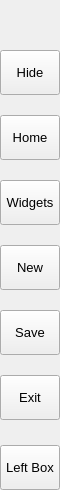
        <widget class="QFrame" name="leftMenuBg">
         <property name="minimumSize">
          <size>
           <width>60</width>
           <height>0</height>
          </size>
         </property>
         <property name="maximumSize">
          <size>
           <width>60</width>
           <height>16777215</height>
          </size>
         </property>
         <property name="frameShape">
          <enum>QFrame::NoFrame</enum>
         </property>
         <property name="frameShadow">
          <enum>QFrame::Raised</enum>
         </property>
         <layout class="QVBoxLayout" name="verticalLayout_3">
          <property name="spacing">
           <number>0</number>
          </property>
          <property name="leftMargin">
           <number>0</number>
          </property>
          <property name="topMargin">
           <number>0</number>
          </property>
          <property name="rightMargin">
           <number>0</number>
          </property>
          <property name="bottomMargin">
           <number>0</number>
          </property>
          <item>
           <widget class="QFrame" name="topLogoInfo">
            <property name="minimumSize">
             <size>
              <width>0</width>
              <height>50</height>
             </size>
            </property>
            <property name="maximumSize">
             <size>
              <width>16777215</width>
              <height>50</height>
             </size>
            </property>
            <property name="frameShape">
             <enum>QFrame::NoFrame</enum>
            </property>
            <property name="frameShadow">
             <enum>QFrame::Raised</enum>
            </property>
            <widget class="QFrame" name="topLogo">
             <property name="geometry">
              <rect>
               <x>10</x>
               <y>5</y>
               <width>42</width>
               <height>42</height>
              </rect>
             </property>
             <property name="minimumSize">
              <size>
               <width>42</width>
               <height>42</height>
              </size>
             </property>
             <property name="maximumSize">
              <size>
               <width>42</width>
               <height>42</height>
              </size>
             </property>
             <property name="frameShape">
              <enum>QFrame::NoFrame</enum>
             </property>
             <property name="frameShadow">
              <enum>QFrame::Raised</enum>
             </property>
            </widget>
            <widget class="QLabel" name="titleLeftApp">
             <property name="geometry">
              <rect>
               <x>70</x>
               <y>8</y>
               <width>160</width>
               <height>20</height>
              </rect>
             </property>
             <property name="font">
              <font>
               <family>Segoe UI Semibold</family>
               <pointsize>12</pointsize>
               <weight>7</weight>
               <italic>false</italic>
               <bold>false</bold>
              </font>
             </property>
             <property name="text">
              <string>PyDracula</string>
             </property>
             <property name="alignment">
              <set>Qt::AlignLeading|Qt::AlignLeft|Qt::AlignTop</set>
             </property>
            </widget>
            <widget class="QLabel" name="titleLeftDescription">
             <property name="geometry">
              <rect>
               <x>70</x>
               <y>27</y>
               <width>160</width>
               <height>16</height>
              </rect>
             </property>
             <property name="maximumSize">
              <size>
               <width>16777215</width>
               <height>16</height>
              </size>
             </property>
             <property name="font">
              <font>
               <family>Segoe UI</family>
               <pointsize>8</pointsize>
               <weight>50</weight>
               <italic>false</italic>
               <bold>false</bold>
              </font>
             </property>
             <property name="text">
              <string>Modern GUI / Flat Style</string>
             </property>
             <property name="alignment">
              <set>Qt::AlignLeading|Qt::AlignLeft|Qt::AlignTop</set>
             </property>
            </widget>
           </widget>
          </item>
          <item>
           <widget class="QFrame" name="leftMenuFrame">
            <property name="frameShape">
             <enum>QFrame::NoFrame</enum>
            </property>
            <property name="frameShadow">
             <enum>QFrame::Raised</enum>
            </property>
            <layout class="QVBoxLayout" name="verticalMenuLayout">
             <property name="spacing">
              <number>0</number>
             </property>
             <property name="leftMargin">
              <number>0</number>
             </property>
             <property name="topMargin">
              <number>0</number>
             </property>
             <property name="rightMargin">
              <number>0</number>
             </property>
             <property name="bottomMargin">
              <number>0</number>
             </property>
             <item>
              <widget class="QFrame" name="toggleBox">
               <property name="maximumSize">
                <size>
                 <width>16777215</width>
                 <height>45</height>
                </size>
               </property>
               <property name="frameShape">
                <enum>QFrame::NoFrame</enum>
               </property>
               <property name="frameShadow">
                <enum>QFrame::Raised</enum>
               </property>
               <layout class="QVBoxLayout" name="verticalLayout_4">
                <property name="spacing">
                 <number>0</number>
                </property>
                <property name="leftMargin">
                 <number>0</number>
                </property>
                <property name="topMargin">
                 <number>0</number>
                </property>
                <property name="rightMargin">
                 <number>0</number>
                </property>
                <property name="bottomMargin">
                 <number>0</number>
                </property>
                <item>
                 <widget class="QPushButton" name="toggleButton">
                  <property name="sizePolicy">
                   <sizepolicy hsizetype="Expanding" vsizetype="Fixed">
                    <horstretch>0</horstretch>
                    <verstretch>0</verstretch>
                   </sizepolicy>
                  </property>
                  <property name="minimumSize">
                   <size>
                    <width>0</width>
                    <height>45</height>
                   </size>
                  </property>
                  <property name="font">
                   <font>
                    <family>Segoe UI</family>
                    <pointsize>10</pointsize>
                    <weight>50</weight>
                    <italic>false</italic>
                    <bold>false</bold>
                   </font>
                  </property>
                  <property name="cursor">
                   <cursorShape>PointingHandCursor</cursorShape>
                  </property>
                  <property name="layoutDirection">
                   <enum>Qt::LeftToRight</enum>
                  </property>
                  <property name="styleSheet">
                   <string notr="true">background-image: url(:/icons/images/icons/icon_menu.png);</string>
                  </property>
                  <property name="text">
                   <string>Hide</string>
                  </property>
                 </widget>
                </item>
               </layout>
              </widget>
             </item>
             <item alignment="Qt::AlignTop">
              <widget class="QFrame" name="topMenu">
               <property name="minimumSize">
                <size>
                 <width>0</width>
                 <height>350</height>
                </size>
               </property>
               <property name="frameShape">
                <enum>QFrame::NoFrame</enum>
               </property>
               <property name="frameShadow">
                <enum>QFrame::Raised</enum>
               </property>
               <layout class="QVBoxLayout" name="verticalLayout_8">
                <property name="spacing">
                 <number>0</number>
                </property>
                <property name="leftMargin">
                 <number>0</number>
                </property>
                <property name="topMargin">
                 <number>0</number>
                </property>
                <property name="rightMargin">
                 <number>0</number>
                </property>
                <property name="bottomMargin">
                 <number>0</number>
                </property>
                <item>
                 <widget class="QPushButton" name="btn_home">
                  <property name="sizePolicy">
                   <sizepolicy hsizetype="Expanding" vsizetype="Fixed">
                    <horstretch>0</horstretch>
                    <verstretch>0</verstretch>
                   </sizepolicy>
                  </property>
                  <property name="minimumSize">
                   <size>
                    <width>0</width>
                    <height>45</height>
                   </size>
                  </property>
                  <property name="font">
                   <font>
                    <family>Segoe UI</family>
                    <pointsize>10</pointsize>
                    <weight>50</weight>
                    <italic>false</italic>
                    <bold>false</bold>
                   </font>
                  </property>
                  <property name="cursor">
                   <cursorShape>PointingHandCursor</cursorShape>
                  </property>
                  <property name="layoutDirection">
                   <enum>Qt::LeftToRight</enum>
                  </property>
                  <property name="styleSheet">
                   <string notr="true">background-image: url(:/icons/images/icons/cil-voice-over-record.png)</string>
                  </property>
                  <property name="text">
                   <string>Home</string>
                  </property>
                 </widget>
                </item>
                <item>
                 <widget class="QPushButton" name="btn_widgets">
                  <property name="sizePolicy">
                   <sizepolicy hsizetype="Expanding" vsizetype="Fixed">
                    <horstretch>0</horstretch>
                    <verstretch>0</verstretch>
                   </sizepolicy>
                  </property>
                  <property name="minimumSize">
                   <size>
                    <width>0</width>
                    <height>45</height>
                   </size>
                  </property>
                  <property name="font">
                   <font>
                    <family>Segoe UI</family>
                    <pointsize>10</pointsize>
                    <weight>50</weight>
                    <italic>false</italic>
                    <bold>false</bold>
                   </font>
                  </property>
                  <property name="cursor">
                   <cursorShape>PointingHandCursor</cursorShape>
                  </property>
                  <property name="layoutDirection">
                   <enum>Qt::LeftToRight</enum>
                  </property>
                  <property name="styleSheet">
                   <string notr="true">background-image:url(:/icons/images/icons/cil-loop.png)</string>
                  </property>
                  <property name="text">
                   <string>Widgets</string>
                  </property>
                 </widget>
                </item>
                <item>
                 <widget class="QPushButton" name="btn_new">
                  <property name="sizePolicy">
                   <sizepolicy hsizetype="Expanding" vsizetype="Fixed">
                    <horstretch>0</horstretch>
                    <verstretch>0</verstretch>
                   </sizepolicy>
                  </property>
                  <property name="minimumSize">
                   <size>
                    <width>0</width>
                    <height>45</height>
                   </size>
                  </property>
                  <property name="font">
                   <font>
                    <family>Segoe UI</family>
                    <pointsize>10</pointsize>
                    <weight>50</weight>
                    <italic>false</italic>
                    <bold>false</bold>
                   </font>
                  </property>
                  <property name="cursor">
                   <cursorShape>PointingHandCursor</cursorShape>
                  </property>
                  <property name="layoutDirection">
                   <enum>Qt::LeftToRight</enum>
                  </property>
                  <property name="styleSheet">
                   <string notr="true">background-image: url(:/icons/images/icons/cil-ethernet.png)</string>
                  </property>
                  <property name="text">
                   <string>New</string>
                  </property>
                 </widget>
                </item>
                <item>
                 <widget class="QPushButton" name="btn_save">
                  <property name="sizePolicy">
                   <sizepolicy hsizetype="Expanding" vsizetype="Fixed">
                    <horstretch>0</horstretch>
                    <verstretch>0</verstretch>
                   </sizepolicy>
                  </property>
                  <property name="minimumSize">
                   <size>
                    <width>0</width>
                    <height>45</height>
                   </size>
                  </property>
                  <property name="font">
                   <font>
                    <family>Segoe UI</family>
                    <pointsize>10</pointsize>
                    <weight>50</weight>
                    <italic>false</italic>
                    <bold>false</bold>
                   </font>
                  </property>
                  <property name="cursor">
                   <cursorShape>PointingHandCursor</cursorShape>
                  </property>
                  <property name="layoutDirection">
                   <enum>Qt::LeftToRight</enum>
                  </property>
                  <property name="styleSheet">
                   <string notr="true">background-image: url(:/icons/images/icons/cil-image1.png)</string>
                  </property>
                  <property name="text">
                   <string>Save</string>
                  </property>
                 </widget>
                </item>
                <item>
                 <widget class="QPushButton" name="btn_exit">
                  <property name="sizePolicy">
                   <sizepolicy hsizetype="Expanding" vsizetype="Fixed">
                    <horstretch>0</horstretch>
                    <verstretch>0</verstretch>
                   </sizepolicy>
                  </property>
                  <property name="minimumSize">
                   <size>
                    <width>0</width>
                    <height>45</height>
                   </size>
                  </property>
                  <property name="font">
                   <font>
                    <family>Segoe UI</family>
                    <pointsize>10</pointsize>
                    <weight>50</weight>
                    <italic>false</italic>
                    <bold>false</bold>
                   </font>
                  </property>
                  <property name="cursor">
                   <cursorShape>PointingHandCursor</cursorShape>
                  </property>
                  <property name="layoutDirection">
                   <enum>Qt::LeftToRight</enum>
                  </property>
                  <property name="styleSheet">
                   <string notr="true">background-image: url(:/icons/images/icons/cil-x.png);</string>
                  </property>
                  <property name="text">
                   <string>Exit</string>
                  </property>
                 </widget>
                </item>
               </layout>
              </widget>
             </item>
             <item alignment="Qt::AlignBottom">
              <widget class="QFrame" name="bottomMenu">
               <property name="frameShape">
                <enum>QFrame::NoFrame</enum>
               </property>
               <property name="frameShadow">
                <enum>QFrame::Raised</enum>
               </property>
               <layout class="QVBoxLayout" name="verticalLayout_9">
                <property name="spacing">
                 <number>0</number>
                </property>
                <property name="leftMargin">
                 <number>0</number>
                </property>
                <property name="topMargin">
                 <number>0</number>
                </property>
                <property name="rightMargin">
                 <number>0</number>
                </property>
                <property name="bottomMargin">
                 <number>0</number>
                </property>
                <item>
                 <widget class="QPushButton" name="toggleLeftBox">
                  <property name="sizePolicy">
                   <sizepolicy hsizetype="Expanding" vsizetype="Fixed">
                    <horstretch>0</horstretch>
                    <verstretch>0</verstretch>
                   </sizepolicy>
                  </property>
                  <property name="minimumSize">
                   <size>
                    <width>0</width>
                    <height>45</height>
                   </size>
                  </property>
                  <property name="font">
                   <font>
                    <family>Segoe UI</family>
                    <pointsize>10</pointsize>
                    <weight>50</weight>
                    <italic>false</italic>
                    <bold>false</bold>
                   </font>
                  </property>
                  <property name="cursor">
                   <cursorShape>PointingHandCursor</cursorShape>
                  </property>
                  <property name="layoutDirection">
                   <enum>Qt::LeftToRight</enum>
                  </property>
                  <property name="styleSheet">
                   <string notr="true">background-image: url(:/icons/images/icons/icon_settings.png);</string>
                  </property>
                  <property name="text">
                   <string>Left Box</string>
                  </property>
                 </widget>
                </item>
               </layout>
              </widget>
             </item>
            </layout>
           </widget>
          </item>
         </layout>
        </widget>
